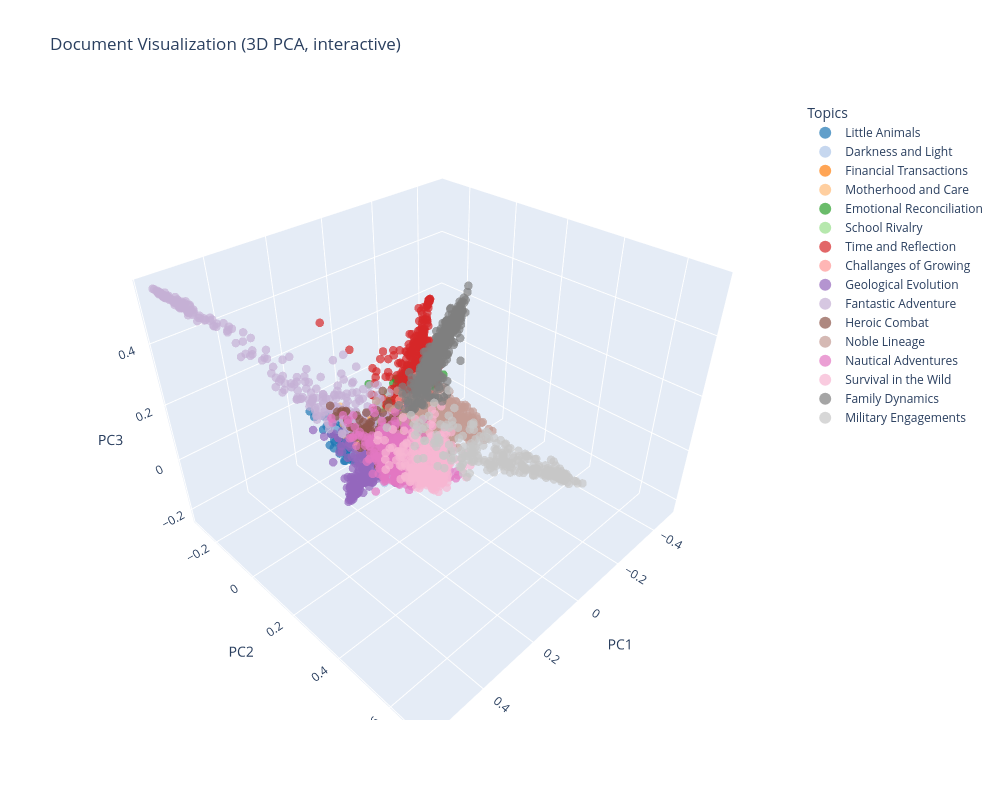

The notebook cell saved with this chart:
### Code cell
from mpl_toolkits.mplot3d import Axes3D  # needed for 3D plotting

import plotly.express as px
from sklearn.decomposition import PCA

# -----------------------
# Step 1. Doc-topic matrix
# -----------------------
doc_topic_matrix = final_model['topic-document-matrix'].T

# -----------------------
# Step 2. Embed docs (3D PCA)
# -----------------------
pca = PCA(n_components=3)
doc_embeddings = pca.fit_transform(doc_topic_matrix)



# -----------------------
# Step 3. Build DataFrame for Plotly
# -----------------------
df_plot = pd.DataFrame({
    "PC1": doc_embeddings[:, 0],
    "PC2": doc_embeddings[:, 1],
    "PC3": doc_embeddings[:, 2],
    "TopicID": dominant_topic,
    "TopicLabel": [topic_labels[t] for t in dominant_topic]  # map ID → label
})

# -----------------------
# Step 4. Interactive 3D Plot
# -----------------------
fig = px.scatter_3d(
    df_plot,
    x="PC1",
    y="PC2",
    z="PC3",
    color="TopicLabel",   # legend will now show labels, not IDs
    color_discrete_sequence=color_sequence,  # 20 distinct colors
    hover_data=["TopicID", "TopicLabel"],  # info when hovering
    title="Document Visualization (3D PCA, interactive)"
)

# Increase figure size
fig.update_layout(
    width=1000,
    height=800,
    legend=dict(
        title="Topics",
        itemsizing="constant"
    )
)

fig.update_traces(marker=dict(size=5, opacity=0.7))
fig.show()

### Figure 1 — Plotly figure (JSON) as saved in the notebook; plotly's stock layout.template omitted (floating-point values rounded to 4 significant figures; data arrays with more than 128 entries replaced by an {"elided": "..."} marker saying what was removed)
{"data": [{"customdata": {"elided": "395x2 mixed values"}, "hovertemplate": "TopicLabel=%{customdata[1]}<br>PC1=%{x}<br>PC2=%{y}<br>PC3=%{z}<br>TopicID=%{customdata[0]}<extra></extra>", "legendgroup": "Little Animals", "marker": {"color": "#1f77b4", "opacity": 0.7, "size": 5, "symbol": "circle"}, "mode": "markers", "name": "Little Animals", "scene": "scene", "showlegend": true, "type": "scatter3d", "x": {"elided": "395 float values"}, "y": {"elided": "395 float values"}, "z": {"elided": "395 float values"}}, {"customdata": {"elided": "391x2 mixed values"}, "hovertemplate": "TopicLabel=%{customdata[1]}<br>PC1=%{x}<br>PC2=%{y}<br>PC3=%{z}<br>TopicID=%{customdata[0]}<extra></extra>", "legendgroup": "Darkness and Light", "marker": {"color": "#aec7e8", "opacity": 0.7, "size": 5, "symbol": "circle"}, "mode": "markers", "name": "Darkness and Light", "scene": "scene", "showlegend": true, "type": "scatter3d", "x": {"elided": "391 float values"}, "y": {"elided": "391 float values"}, "z": {"elided": "391 float values"}}, {"customdata": {"elided": "355x2 mixed values"}, "hovertemplate": "TopicLabel=%{customdata[1]}<br>PC1=%{x}<br>PC2=%{y}<br>PC3=%{z}<br>TopicID=%{customdata[0]}<extra></extra>", "legendgroup": "Financial Transactions", "marker": {"color": "#ff7f0e", "opacity": 0.7, "size": 5, "symbol": "circle"}, "mode": "markers", "name": "Financial Transactions", "scene": "scene", "showlegend": true, "type": "scatter3d", "x": {"elided": "355 float values"}, "y": {"elided": "355 float values"}, "z": {"elided": "355 float values"}}, {"customdata": {"elided": "425x2 mixed values"}, "hovertemplate": "TopicLabel=%{customdata[1]}<br>PC1=%{x}<br>PC2=%{y}<br>PC3=%{z}<br>TopicID=%{customdata[0]}<extra></extra>", "legendgroup": "Motherhood and Care", "marker": {"color": "#ffbb78", "opacity": 0.7, "size": 5, "symbol": "circle"}, "mode": "markers", "name": "Motherhood and Care", "scene": "scene", "showlegend": true, "type": "scatter3d", "x": {"elided": "425 float values"}, "y": {"elided": "425 float values"}, "z": {"elided": "425 float values"}}, {"customdata": {"elided": "357x2 mixed values"}, "hovertemplate": "TopicLabel=%{customdata[1]}<br>PC1=%{x}<br>PC2=%{y}<br>PC3=%{z}<br>TopicID=%{customdata[0]}<extra></extra>", "legendgroup": "Emotional Reconciliation", "marker": {"color": "#2ca02c", "opacity": 0.7, "size": 5, "symbol": "circle"}, "mode": "markers", "name": "Emotional Reconciliation", "scene": "scene", "showlegend": true, "type": "scatter3d", "x": {"elided": "357 float values"}, "y": {"elided": "357 float values"}, "z": {"elided": "357 float values"}}, {"customdata": {"elided": "402x2 mixed values"}, "hovertemplate": "TopicLabel=%{customdata[1]}<br>PC1=%{x}<br>PC2=%{y}<br>PC3=%{z}<br>TopicID=%{customdata[0]}<extra></extra>", "legendgroup": "School Rivalry", "marker": {"color": "#98df8a", "opacity": 0.7, "size": 5, "symbol": "circle"}, "mode": "markers", "name": "School Rivalry", "scene": "scene", "showlegend": true, "type": "scatter3d", "x": {"elided": "402 float values"}, "y": {"elided": "402 float values"}, "z": {"elided": "402 float values"}}, {"customdata": {"elided": "329x2 mixed values"}, "hovertemplate": "TopicLabel=%{customdata[1]}<br>PC1=%{x}<br>PC2=%{y}<br>PC3=%{z}<br>TopicID=%{customdata[0]}<extra></extra>", "legendgroup": "Time and Reflection", "marker": {"color": "#d62728", "opacity": 0.7, "size": 5, "symbol": "circle"}, "mode": "markers", "name": "Time and Reflection", "scene": "scene", "showlegend": true, "type": "scatter3d", "x": {"elided": "329 float values"}, "y": {"elided": "329 float values"}, "z": {"elided": "329 float values"}}, {"customdata": {"elided": "394x2 mixed values"}, "hovertemplate": "TopicLabel=%{customdata[1]}<br>PC1=%{x}<br>PC2=%{y}<br>PC3=%{z}<br>TopicID=%{customdata[0]}<extra></extra>", "legendgroup": "Challanges of Growing", "marker": {"color": "#ff9896", "opacity": 0.7, "size": 5, "symbol": "circle"}, "mode": "markers", "name": "Challanges of Growing", "scene": "scene", "showlegend": true, "type": "scatter3d", "x": {"elided": "394 float values"}, "y": {"elided": "394 float values"}, "z": {"elided": "394 float values"}}, {"customdata": {"elided": "312x2 mixed values"}, "hovertemplate": "TopicLabel=%{customdata[1]}<br>PC1=%{x}<br>PC2=%{y}<br>PC3=%{z}<br>TopicID=%{customdata[0]}<extra></extra>", "legendgroup": "Geological Evolution", "marker": {"color": "#9467bd", "opacity": 0.7, "size": 5, "symbol": "circle"}, "mode": "markers", "name": "Geological Evolution", "scene": "scene", "showlegend": true, "type": "scatter3d", "x": {"elided": "312 float values"}, "y": {"elided": "312 float values"}, "z": {"elided": "312 float values"}}, {"customdata": {"elided": "271x2 mixed values"}, "hovertemplate": "TopicLabel=%{customdata[1]}<br>PC1=%{x}<br>PC2=%{y}<br>PC3=%{z}<br>TopicID=%{customdata[0]}<extra></extra>", "legendgroup": "Fantastic Adventure", "marker": {"color": "#c5b0d5", "opacity": 0.7, "size": 5, "symbol": "circle"}, "mode": "markers", "name": "Fantastic Adventure", "scene": "scene", "showlegend": true, "type": "scatter3d", "x": {"elided": "271 float values"}, "y": {"elided": "271 float values"}, "z": {"elided": "271 float values"}}, {"customdata": {"elided": "370x2 mixed values"}, "hovertemplate": "TopicLabel=%{customdata[1]}<br>PC1=%{x}<br>PC2=%{y}<br>PC3=%{z}<br>TopicID=%{customdata[0]}<extra></extra>", "legendgroup": "Heroic Combat", "marker": {"color": "#8c564b", "opacity": 0.7, "size": 5, "symbol": "circle"}, "mode": "markers", "name": "Heroic Combat", "scene": "scene", "showlegend": true, "type": "scatter3d", "x": {"elided": "370 float values"}, "y": {"elided": "370 float values"}, "z": {"elided": "370 float values"}}, {"customdata": {"elided": "386x2 mixed values"}, "hovertemplate": "TopicLabel=%{customdata[1]}<br>PC1=%{x}<br>PC2=%{y}<br>PC3=%{z}<br>TopicID=%{customdata[0]}<extra></extra>", "legendgroup": "Noble Lineage", "marker": {"color": "#c49c94", "opacity": 0.7, "size": 5, "symbol": "circle"}, "mode": "markers", "name": "Noble Lineage", "scene": "scene", "showlegend": true, "type": "scatter3d", "x": {"elided": "386 float values"}, "y": {"elided": "386 float values"}, "z": {"elided": "386 float values"}}, {"customdata": {"elided": "400x2 mixed values"}, "hovertemplate": "TopicLabel=%{customdata[1]}<br>PC1=%{x}<br>PC2=%{y}<br>PC3=%{z}<br>TopicID=%{customdata[0]}<extra></extra>", "legendgroup": "Nautical Adventures", "marker": {"color": "#e377c2", "opacity": 0.7, "size": 5, "symbol": "circle"}, "mode": "markers", "name": "Nautical Adventures", "scene": "scene", "showlegend": true, "type": "scatter3d", "x": {"elided": "400 float values"}, "y": {"elided": "400 float values"}, "z": {"elided": "400 float values"}}, {"customdata": {"elided": "324x2 mixed values"}, "hovertemplate": "TopicLabel=%{customdata[1]}<br>PC1=%{x}<br>PC2=%{y}<br>PC3=%{z}<br>TopicID=%{customdata[0]}<extra></extra>", "legendgroup": "Survival in the Wild", "marker": {"color": "#f7b6d2", "opacity": 0.7, "size": 5, "symbol": "circle"}, "mode": "markers", "name": "Survival in the Wild", "scene": "scene", "showlegend": true, "type": "scatter3d", "x": {"elided": "324 float values"}, "y": {"elided": "324 float values"}, "z": {"elided": "324 float values"}}, {"customdata": {"elided": "485x2 mixed values"}, "hovertemplate": "TopicLabel=%{customdata[1]}<br>PC1=%{x}<br>PC2=%{y}<br>PC3=%{z}<br>TopicID=%{customdata[0]}<extra></extra>", "legendgroup": "Family Dynamics", "marker": {"color": "#7f7f7f", "opacity": 0.7, "size": 5, "symbol": "circle"}, "mode": "markers", "name": "Family Dynamics", "scene": "scene", "showlegend": true, "type": "scatter3d", "x": {"elided": "485 float values"}, "y": {"elided": "485 float values"}, "z": {"elided": "485 float values"}}, {"customdata": {"elided": "247x2 mixed values"}, "hovertemplate": "TopicLabel=%{customdata[1]}<br>PC1=%{x}<br>PC2=%{y}<br>PC3=%{z}<br>TopicID=%{customdata[0]}<extra></extra>", "legendgroup": "Military Engagements", "marker": {"color": "#c7c7c7", "opacity": 0.7, "size": 5, "symbol": "circle"}, "mode": "markers", "name": "Military Engagements", "scene": "scene", "showlegend": true, "type": "scatter3d", "x": {"elided": "247 float values"}, "y": {"elided": "247 float values"}, "z": {"elided": "247 float values"}}], "layout": {"height": 800, "legend": {"itemsizing": "constant", "title": {"text": "Topics"}, "tracegroupgap": 0}, "scene": {"domain": {"x": [0, 1], "y": [0, 1]}, "xaxis": {"title": {"text": "PC1"}}, "yaxis": {"title": {"text": "PC2"}}, "zaxis": {"title": {"text": "PC3"}}}, "title": {"text": "Document Visualization (3D PCA, interactive)"}, "width": 1000}}
